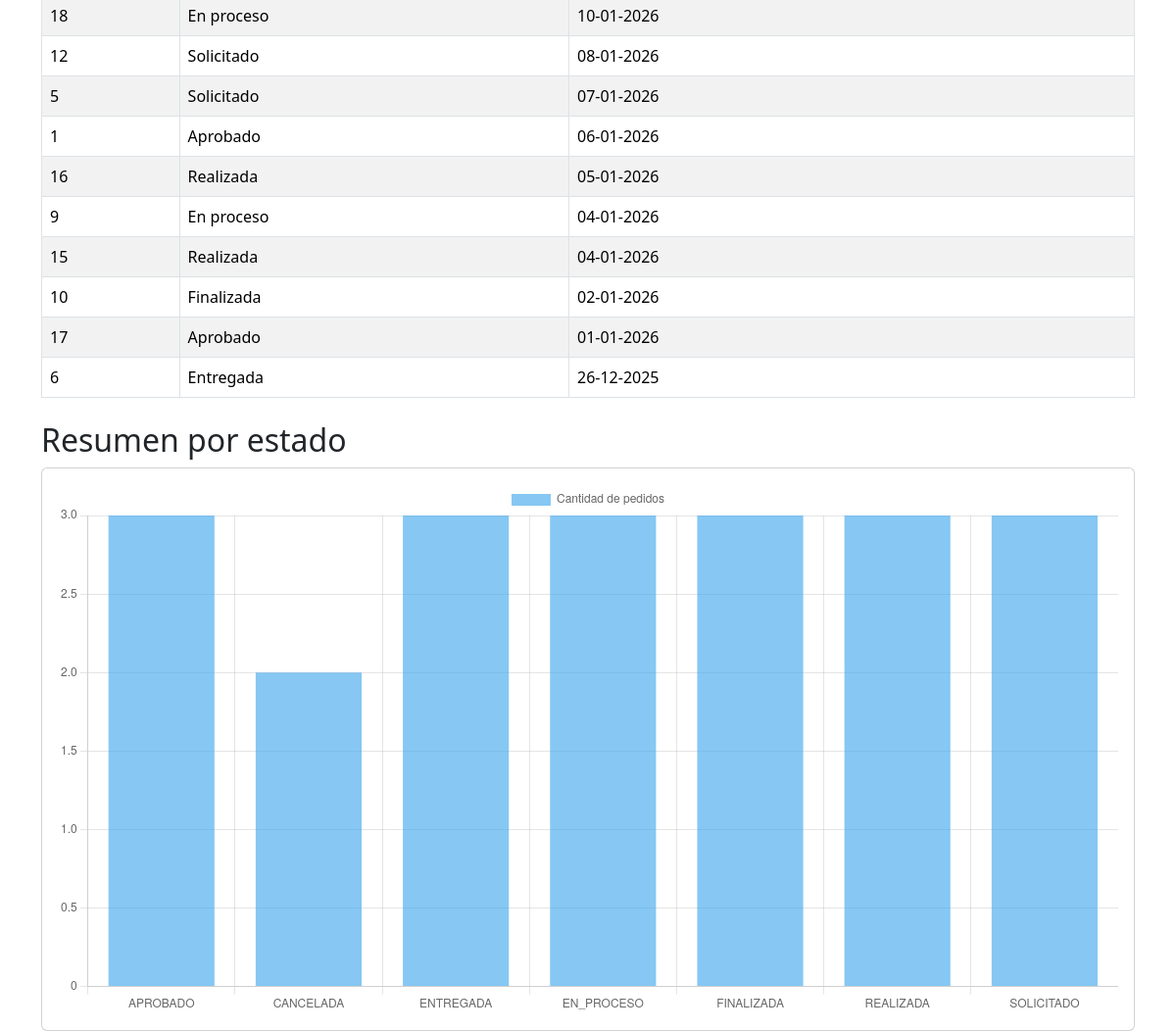
/reporte/pedidos/ (signed in, lower part), run on an earlier commit of the app's database.
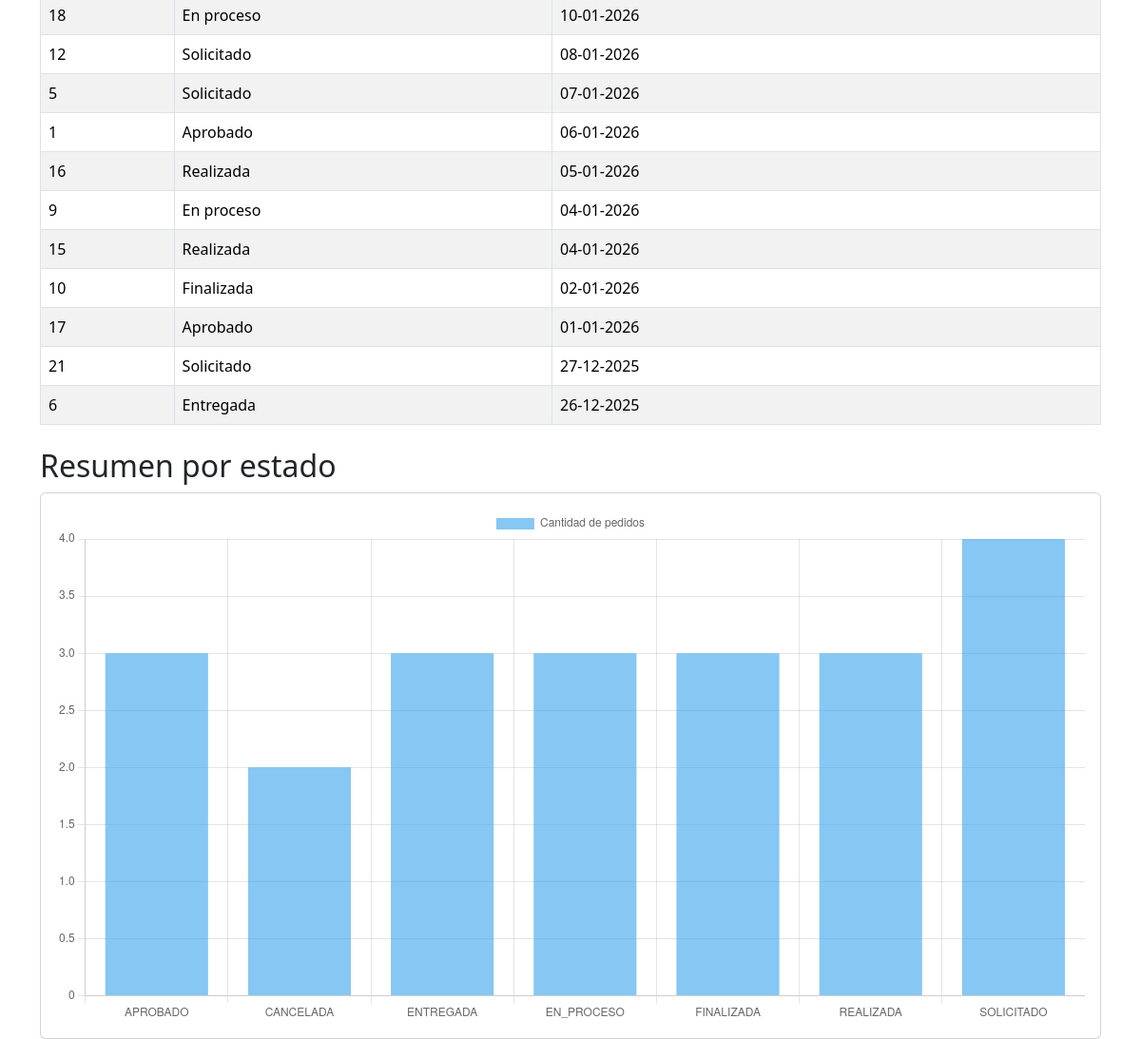
And on a later commit of the database.
### appTienda/models.py (models this page shows, shortened)
class Pedido(models.Model):
    ESTADOS = [
        ('SOLICITADO', 'Solicitado'),
        ('APROBADO', 'Aprobado'),
        ('EN_PROCESO', 'En proceso'),
        ('REALIZADA', 'Realizada'),
        ('ENTREGADA', 'Entregada'),
        ('FINALIZADA', 'Finalizada'),
        ('CANCELADA', 'Cancelada'),
    ]
    PAGOS = [
        ('PENDIENTE', 'Pendiente'),
        ('PARCIAL', 'Parcial'),
        ('PAGADO', 'Pagado'),
    ]
    PLATAFORMAS = [
        ('FACEBOOK', 'Facebook'),
        ('INSTAGRAM', 'Instagram'),
        ('WHATSAPP', 'WhatsApp'),
        ('PRESENCIAL', 'Presencial'),
        ('SITIO_WEB', 'Sitio Web'),
        ('OTRA', 'Otra'),
    ]
    nombre_cliente = models.CharField(max_length=100)
    telefono = models.CharField(
        max_length=9,
        validators=[
            RegexValidator(
                regex=r"^\d{9}$",
                message="El teléfono debe tener exactamente 9 dígitos.",
            )
        ],
        blank=True, null=True
    )
    usuario_red_social = models.CharField(max_length=100, blank=True, null=True)
    correo = models.EmailField(blank=True, null=True)
    descripcion = models.TextField()
    fecha_solicitada = models.DateField(blank=True, null=True)
    producto = models.ForeignKey(Producto, on_delete=models.PROTECT, null=True, blank=True)
    estado = models.CharField(max_length=20, choices=ESTADOS, default='SOLICITADO')
    estado_pago = models.CharField(max_length=20, choices=PAGOS, default='PENDIENTE')
    plataforma = models.CharField(max_length=20, choices=PLATAFORMAS, default='WHATSAPP')
    plataforma_otra = models.CharField(max_length=50, blank=True, null=True)
    token = models.UUIDField(default=uuid.uuid4, editable=False, unique=True)
    class Meta:
        ordering = ['nombre_cliente']

### appTienda/views.py (the view)
# urls.py: path('reporte/pedidos/', reporte_pedidos, name='reporte_pedidos'),
@login_required
def reporte_pedidos(request):
    estado = request.GET.get('estado')
    desde = request.GET.get('desde')
    hasta = request.GET.get('hasta')
    ESTADOS = Pedido._meta.get_field('estado').choices
    pedidos = Pedido.objects.all()
    if estado:
        pedidos = pedidos.filter(estado=estado)
    if desde:
        pedidos = pedidos.filter(fecha_solicitada__gte=desde)
    if hasta:
        pedidos = pedidos.filter(fecha_solicitada__lte=hasta)
    resumen = (
        pedidos
        .values('estado')
        .annotate(total=Count('id'))
    )
    pedidos = pedidos.order_by('-fecha_solicitada')
    context = {
        'pedidos': pedidos,
        'resumen': resumen,
        'estado': estado,
        'desde': desde,
        'hasta': hasta,
        'estados': ESTADOS,
    }
    return render(request, 'reportes/pedidos.html', context)

### appTienda/templates/reportes/pedidos.html (shortened to what this page needs)
<!DOCTYPE html>
<html lang="es">
<head>
    <link
      href="https://cdn.jsdelivr.net/npm/bootstrap@5.3.3/dist/css/bootstrap.min.css"
      rel="stylesheet"
    >
</head>
<body>
<div class="container mt-4">
    <table class="table table-bordered table-striped">
        <tbody>
            {% for p in pedidos %}
            <tr>
                <td>{{ p.id }}</td>
                <td>{{ p.get_estado_display }}</td>
                <td>{{ p.fecha_solicitada|date:"d-m-Y" }}</td>
            </tr>
            {% empty %}
            <tr>
                <td colspan="3" class="text-center">
                    No hay pedidos para los filtros seleccionados
                </td>
            </tr>
            {% endfor %}
        </tbody>
    </table>
    <h2 class="mt-4">Resumen por estado</h2>
    <div class="card">
        <div class="card-body">
            <canvas id="grafico"></canvas>
        </div>
    </div>
</div>
<script>
const data = {
    labels: [
        {% for r in resumen %}
            "{{ r.estado }}"{% if not forloop.last %},{% endif %}
        {% endfor %}
    ],
    datasets: [{
        label: 'Cantidad de pedidos',
        data: [
            {% for r in resumen %}
                {{ r.total }}{% if not forloop.last %},{% endif %}
            {% endfor %}
        ],
        backgroundColor: 'rgba(54, 162, 235, 0.6)'
    }]
};
new Chart(document.getElementById('grafico'), {
    type: 'bar',
    data: data
});
</script>
</body>
</html>

What changed in the data, as far as the page shows it:
added Pedido: id "21", estado "Solicitado", fecha_solicitada "27-12-2025"
Also different on the page:
chart data {{ r.total }}: 3, 2, 3, 3, 3, 3, 3 → 3, 2, 3, 3, 3, 3, 4
